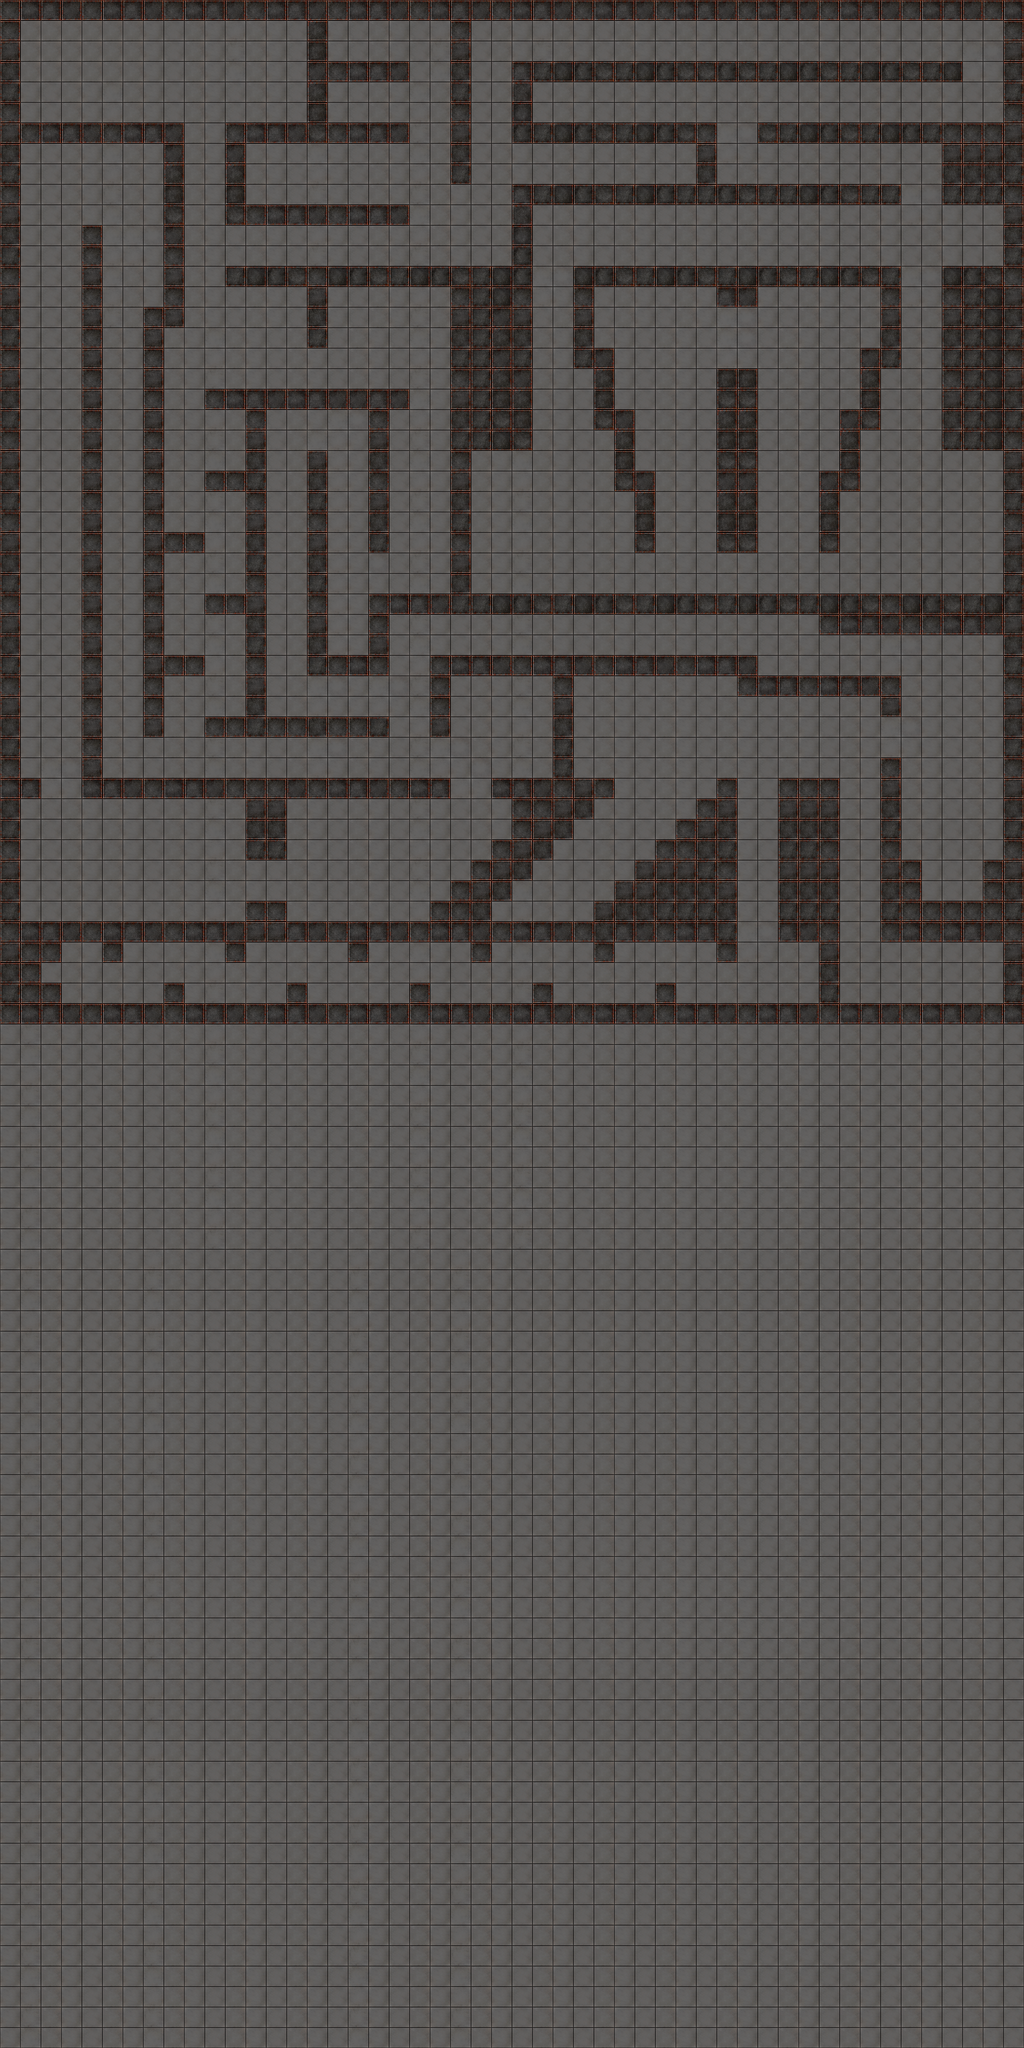

Rendered tile map (Tiled .tmx) drawn with the repository's tilesets; below, a short description and the map source with its tile grids summarised:
An orthogonal 50x100 tile map with 64x64 px tiles, 2 tile layers (bottom, walls), 2 tilesets.

<map version="1.0" orientation="orthogonal" renderorder="right-down" width="50" height="100" tilewidth="64" tileheight="64" nextobjectid="1">
 <tileset firstgid="1" name="tile_1" tilewidth="64" tileheight="64" tilecount="16">
  <image source="tile_1.png" width="256" height="256" />
 </tileset>
 <tileset firstgid="17" name="tile_2" tilewidth="64" tileheight="64" tilecount="16">
  <image source="tile_2.png" width="256" height="256" />
  <tile id="0">
   <properties>
    <property name="blocked" value="true" />
   </properties>
  </tile>
  <tile id="1">
   <properties>
    <property name="blocked" value="true" />
   </properties>
  </tile>
  <tile id="2">
   <properties>
    <property name="blocked" value="true" />
   </properties>
  </tile>
  <tile id="3">
   <properties>
    <property name="blocked" value="true" />
   </properties>
  </tile>
  <tile id="4">
   <properties>
    <property name="blocked" value="true" />
   </properties>
  </tile>
  <tile id="5">
   <properties>
    <property name="blocked" value="true" />
   </properties>
  </tile>
  <tile id="6">
   <properties>
    <property name="blocked" value="true" />
   </properties>
  </tile>
  <tile id="7">
   <properties>
    <property name="blocked" value="true" />
   </properties>
  </tile>
  <tile id="8">
   <properties>
    <property name="blocked" value="true" />
   </properties>
  </tile>
  <tile id="9">
   <properties>
    <property name="blocked" value="true" />
   </properties>
  </tile>
  <tile id="10">
   <properties>
    <property name="blocked" value="true" />
   </properties>
  </tile>
  <tile id="11">
   <properties>
    <property name="blocked" value="true" />
   </properties>
  </tile>
  <tile id="12">
   <properties>
    <property name="blocked" value="true" />
   </properties>
  </tile>
  <tile id="13">
   <properties>
    <property name="blocked" value="true" />
   </properties>
  </tile>
  <tile id="14">
   <properties>
    <property name="blocked" value="true" />
   </properties>
  </tile>
  <tile id="15">
   <properties>
    <property name="blocked" value="true" />
   </properties>
  </tile>
 </tileset>
 <layer name="bottom" width="50" height="100">
  <data>[5000 cells, 4961 non-empty, 16 distinct tile ids]</data>
 </layer>
 <layer name="walls" width="50" height="100">
  <properties>
   <property name="blocked" value="true" />
  </properties>
  <data>[5000 cells, 5000 non-empty, 21 distinct tile ids]</data>
 </layer>
</map>
